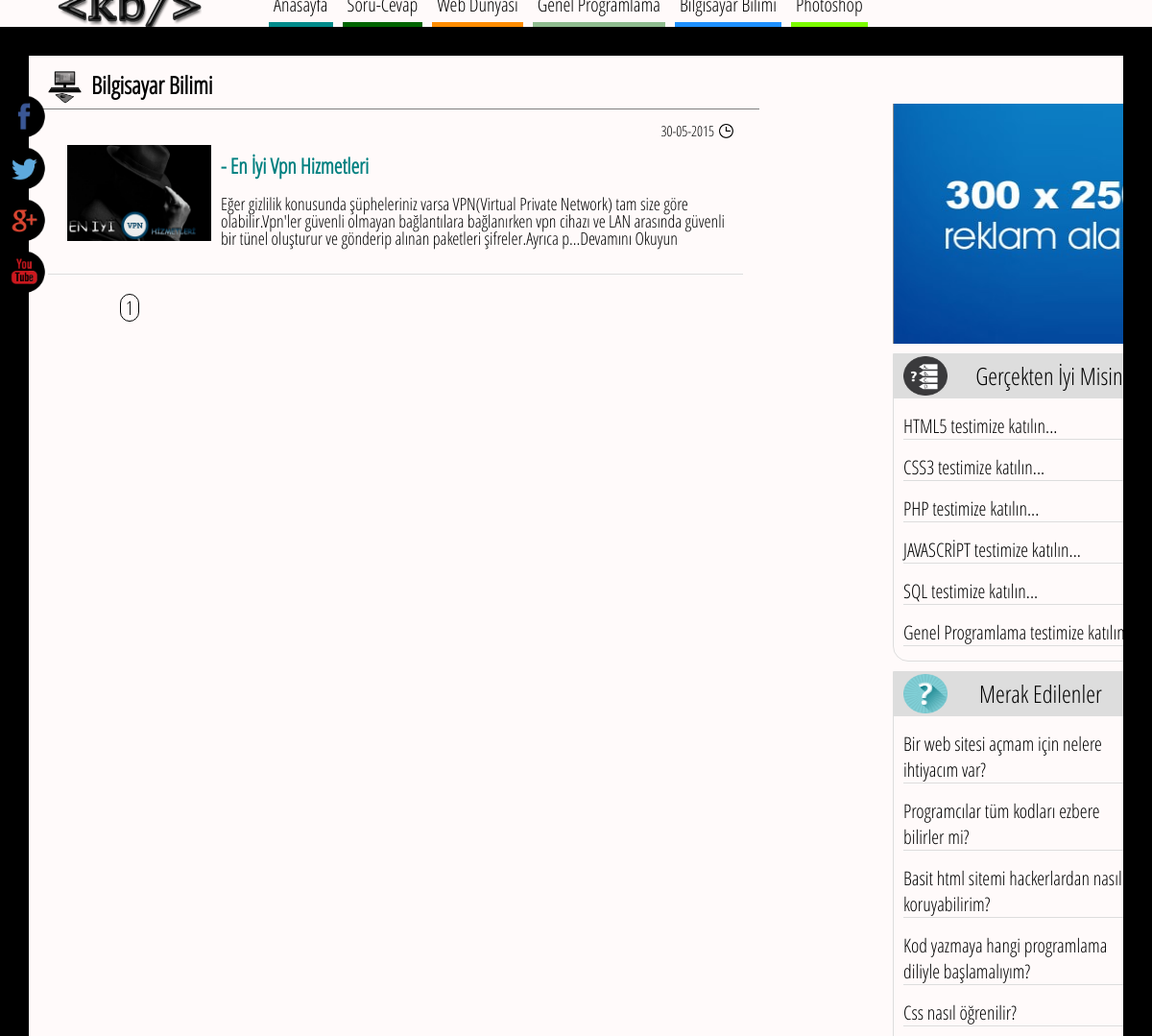
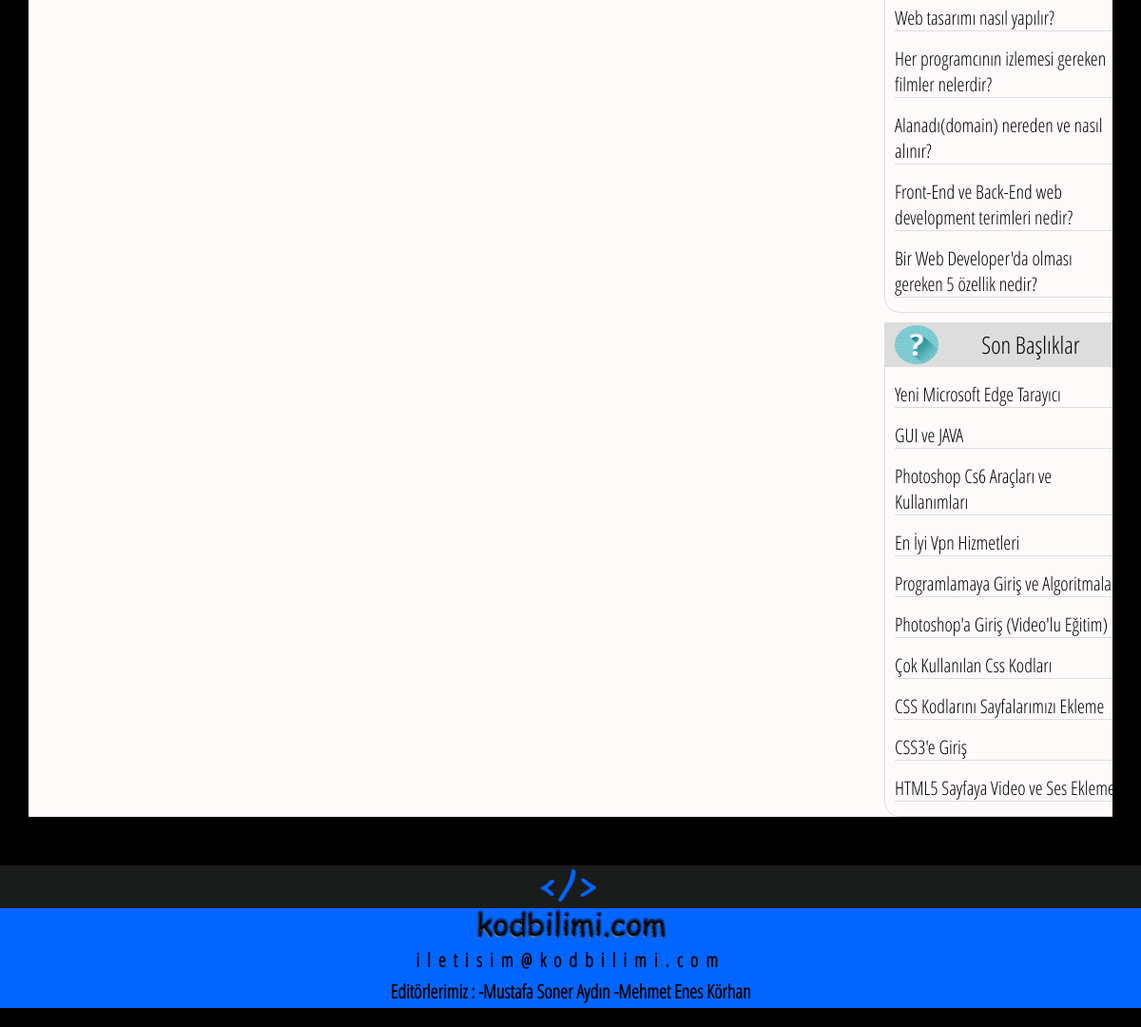
/bilgisayar_bilimi/index.php?s=1, run on the app's committed database (2 pictures, top to bottom).
### tables this page shows
CREATE TABLE IF NOT EXISTS `konular` (
  `konu_id` int(11) NOT NULL AUTO_INCREMENT,
  `yayin_tarihi` timestamp NOT NULL DEFAULT CURRENT_TIMESTAMP,
  `konu_baslik` text NOT NULL,
  `konu_icerik` text NOT NULL,
  `kategori` text NOT NULL,
  `okunma` int(11) NOT NULL,
  `alt_kategori` varchar(80) NOT NULL,
  `konu_resmi` varchar(80) NOT NULL,
  PRIMARY KEY (`konu_id`)
);

CREATE TABLE IF NOT EXISTS `soru` (
  `soru` text NOT NULL,
  `cevap` text NOT NULL,
  `tarih` timestamp NOT NULL DEFAULT CURRENT_TIMESTAMP,
  `soru_id` int(11) NOT NULL AUTO_INCREMENT,
  `kategori` varchar(80) NOT NULL,
  `alt_kategori` varchar(20) NOT NULL,
  `okunma` int(11) NOT NULL,
  `kategori_id` int(11) NOT NULL,
  `resim_url` varchar(80) NOT NULL,
  PRIMARY KEY (`soru_id`)
);

### kodlar/son_basliklar.php (the view, shortened to what this page needs)
<link rel="stylesheet" type="text/css" title="Main" media="screen,print" href="<?php if(isset($durum)){echo '../../kodlar/son_basliklarstil.css';}else{echo '../kodlar/son_basliklarstil.css';} ?>" />
<div id="yan">
    <h4 class="yanbaslik1">Son Başlıklar </h4>
     <?php
     $sqlsorgu = mysql_query("SELECT * FROM konular Order By yayin_tarihi desc limit 10");
  $ilk=1;
     while($yazdir=mysql_fetch_array($sqlsorgu)){
     $metin = $yazdir['konu_baslik'];
  $id = $yazdir['konu_id'];
  $kategori=$yazdir['kategori'];
  $konu_basligi=$metin;
     $url=SEO($konu_basligi);
  if($ilk==1){$ilk=5;}else{$ilk=-10;}
  $konuresmi=$yazdir['konu_resmi'];
  echo '<a class="menu_link" href="../'.$kategori.'/'.$url.'-t'.$id.'.html" title="'.$konu_basligi.'"><img src="'.$konuresmi.'" width="50" height="35" alt="'.$konu_basligi.'" style="border-radius:50px;float:right;margin-right:5px;margin-top:'.$ilk.'px" /><h3 class="dikkatceken">'.$konu_basligi.'</h3></a>';}
      ?>
 </div>

### bilgisayar_bilimi/index.php (shortened to what this page needs)
<?php
	$sayfa=$_GET['s'];
	$sayfa = mysql_real_escape_string($sayfa);
    $sqlsorgu = mysql_query("SELECT * FROM konular where kategori='bilgisayar_bilimi'");
    $konu_sayisi=mysql_num_rows($sqlsorgu);
	$sayfa_sayisi= $konu_sayisi/10;
	if($konu_sayisi%10==0){
			}
	else{
		$sayfa_sayisi++;
			}
?>
<!DOCTYPE html>
<html lang="tr-TR">
 <head>
  <link href='../kodlar/font.css' rel='stylesheet' type='text/css' />
  <link rel="stylesheet" type="text/css" href="../kodlar/konu_tasarim.css" />
  <link rel="stylesheet" type="text/css" href="../kodlar/sayfalamastil.css" />
 </head>
 <body style="margin-top:<?php $tar=$_SERVER['HTTP_USER_AGENT']; if(stripos($tar,"firefox")){echo "-23px";} else{echo "-20px";} ?>;">
   <?php
    require("../kodlar/menu.php");
	include("../kodlar/icon_socials.php");
   ?><style type="text/css">#menu{position:fixed;}</style>
  <br />
  <section>
   <div id ="ana">
    <div id="icerik">
     <div class="anabaslik"><img src="../img/pc.png" alt="pc simgesi" width="35" height="35" style="margin-top:15px;margin-right:10px;margin-bottom:5px;float:left;" /><h1 style="font-size:25px;line-height:18px;margin-bottom:5px;"> Bilgisayar Bilimi</h1></div>
	 <?php
	  $ofset=($sayfa-1)*10;
      $sqlsorgu = mysql_query("SELECT * FROM konular where kategori='bilgisayar_bilimi' Order By yayin_tarihi desc  LIMIT 10 OFFSET ".$ofset." ");
	 ?>
	 <div class="konular">
	 <?php
	 while($yazdir=mysql_fetch_array($sqlsorgu)){
			$newdate = date("d-m-Y", strtotime($yazdir['yayin_tarihi']));
            $url=seo($yazdir['konu_baslik']);
			$dosya=$yazdir['konu_resmi'];
			$metin=$yazdir['konu_baslik'];
			echo '<a class="menu_link2" href="./'.$url.'-t'.$yazdir['konu_id'].'.html" title="'.$metin.'"><div class="konu"><img style="float:right;margin-left:5px;" src="../img/zaman.png" alt="zaman simgesi" width="15" height="15" /><p class="tarih">'.$newdate.' </p><img class="resim" src="'.$dosya.'"   alt="'.$metin.'" width="150" height="100" /><h3 class="konu_baslik" title="'.$metin.'">- '.$metin.'</h3><p class="konu_aciklama">'.mb_substr(strip_tags($yazdir['konu_icerik']), 0, 250,'UTF-8').'...Devamını Okuyun</p></div></a>';
			}
	 ?>
	 </div>
        	<ul class="sayfalama">
			  <?php
			   for($i=1; $i<=$sayfa_sayisi; $i++){
			   echo '<li><a class="menu_link2" title="'.$i.'.sayfaya gidin..." href="?s='.$i.'">'.$i.'</a></li>';
			   }
			  ?>
			</ul>
        <?php include("../kodlar/reklam.php"); ?>
	    <?php include("../kodlar/yan_test.php"); ?>
		<?php include("../kodlar/merak_edilenler.php"); ?>
        <?php include("../kodlar/son_basliklar.php"); ?>
    </div>
    <?php
     function SEO($text) {
     $tr = array('ş','Ş','ı','İ','ğ','Ğ','ü','Ü','ö','Ö','Ç','ç',' ','?','!','*','/','=',':','(',')');
     $eng = array('s','s','i','i','g','g','u','u','o','o','c','c','-','-','-','-','-','-','-','-','-');
     $text = str_replace($tr,$eng,$text);
     $text = strtolower($text);
     return $text;
     }
    ?>
   </div>
  </section>
  <?php include("../kodlar/footer.php"); ?>
 </body>
</html>

### kodlar/menu.php (shortened to what this page needs)
 <link rel="stylesheet" type="text/css" title="Main" media="screen,print" href="<?php if(isset($durum)){echo '../../kodlar/menustil.css';}else{echo '../kodlar/menustil.css';} ?>" />
 <header id="menu">
  <a href="<?php if(isset($durum)){echo '../../';}else{echo '../';} ?>" title="anasayfa" ><img class="logo" src="<?php if(isset($durum)){echo '../../img/kodbilimi.png';}else{echo '../img/kodbilimi.png';} ?>" alt="kodbilimi logo" width="150" height="45" /></a>
 <nav class="menu" >
  <ul>
   <li><a href="<?php if(isset($durum)){echo '../../';}else{echo '../';} ?>" title="anasayfa" >Anasayfa</a></li>
   <li><a href="<?php if(isset($durum)){echo '../../soru-cevap';}else{echo '../soru-cevap';} ?>" title="soru-cevap" >Soru-Cevap</a></li>
   <li><a href="<?php if(isset($durum)){echo '../../webdunyasi/?s=1';}else{echo '../webdunyasi/?s=1';} ?>" title="web dünyasi" >Web Dünyası</a></li>
<li><a href="<?php if(isset($durum)){echo '../../genelprogramlama/?s=1';}else{echo '../genelprogramlama/?s=1';} ?>" title="genel programlama" >Genel Programlama</a></li>
   <li><a href="<?php if(isset($durum)){echo '../../bilgisayar_bilimi/?s=1';}else{echo '../bilgisayar_bilimi/?s=1';} ?>" title="bilgisayar bilimi" >Bilgisayar Bilimi</a></li>
   <li><a href="<?php if(isset($durum)){echo '../../photoshop/?s=1';}else{echo '../photoshop/?s=1';} ?>" title="photoshop" >Photoshop</a></li>
   <li><a href="<?php if(isset($durum)){echo '../../testler/';}else{echo '../testler/';} ?>" title="Bilgilerinizi test edin..." >Bilginizi Test Edin</a></li>
  </ul>
 </nav>
 </header>

### kodlar/icon_socials.php (shortened to what this page needs)
<ul class="icon_socials">
 <li><a rel="external" href="https://www.facebook.com/kodbilimi" title="facebook sayfamıza gidin" ><img  src="<?php if(isset($durum)){echo '../../img/face.png';}else{echo '../img/face.png';} ?>" alt="facebook icon kodbilimi" width="50" height="50" /></a></li>
 <li><a rel="external" href="https://www.twitter.com/kodbilimi" title="twitter sayfamıza gidin" ><img  src="<?php if(isset($durum)){echo '../../img/twitter.png';}else{echo '../img/twitter.png';} ?>" alt="twitter icon kodbilimi" width="50" height="50" /></a></li>
 <li><a rel="external" href="https://plus.google.com/u/0/b/117742091662167423562/117742091662167423562/about" title="google+ sayfamıza gidin" ><img  src="<?php if(isset($durum)){echo '../../img/google+.png';}else{echo '../img/google+.png';} ?>" alt="google icon kodbilimi" width="50" height="50" /></a></li>
 <li><a rel="external" href="https://www.youtube.com/kodbilimi" title="youtube sayfamıza gidin" ><img  src="<?php if(isset($durum)){echo '../../img/youtube.png';}else{echo '../img/youtube.png';} ?>" alt="youtube icon kodbilimi" width="50" height="50" /></a></li>
</ul>

### kodlar/reklam.php
<link rel="stylesheet" type="text/css" title="Main" media="screen,print" href="<?php if(isset($durum)){echo '../../kodlar/reklamstil.css';}else{echo '../kodlar/reklamstil.css';} ?>" />
     <div id="reklam">
     </div>

### kodlar/yan_test.php (shortened to what this page needs)
<link rel="stylesheet" type="text/css" title="Main" media="screen,print" href="<?php if(isset($durum)){echo '../../kodlar/yan_teststil.css';}else{echo '../kodlar/yan_teststil.css';} ?>" />
<div class="yan_test_modulu">
 <a class="menu_link" href="<?php if(isset($durum)){echo '../../testler';}else{echo '../testler';} ?>" title="Bilgilerinizi test edin..."><h4 class="yanbaslik_test">Gerçekten İyi Misin? </h4></a>
 <a class="menu_link" href="<?php if(isset($durum)){echo '../../testler/html_testi-t1.html';}else{echo '../testler/html_testi-t1.html';} ?>" title="html5 bilgilerinizi test edin..."><h3 class="dikkatceken">HTML5 testimize katılın...</h3></a>
 <a class="menu_link" href="<?php if(isset($durum)){echo '../../testler/css3_testi-t2.html';}else{echo '../testler/css3_testi-t2.html';} ?>" title="css3 bilgilerinizi test edin..."><h3 class="dikkatceken">CSS3 testimize katılın...</h3></a>
 <a class="menu_link" href="<?php if(isset($durum)){echo '../../testler/php_testi-t3.html';}else{echo '../testler/php_testi-t3.html';} ?>" title="php bilgilerinizi test edin..."><h3 class="dikkatceken">PHP testimize katılın...</h3></a>
 <a class="menu_link" href="<?php if(isset($durum)){echo '../../testler/javascript_testi-t4.html';}else{echo '../testler/javascript_testi-t4.html';} ?>" title="javascript bilgilerinizi test edin..."><h3 class="dikkatceken">JAVASCRİPT testimize katılın...</h3></a>
 <a class="menu_link" href="<?php if(isset($durum)){echo '../../testler/sql_testi-t5.html';}else{echo '../testler/sql_testi-t5.html';} ?>" title="sql bilgilerinizi test edin..."><h3 class="dikkatceken">SQL testimize katılın...</h3></a>
 <a class="menu_link" href="<?php if(isset($durum)){echo '../../testler/programlama_testi-t6.html';}else{echo '../testler/programlama_testi-t6.html';} ?>" title="genel programlama bilginizi test edin..."><h3 class="dikkatceken">Genel Programlama testimize katılın...</h3></a>
</div>

### kodlar/merak_edilenler.php (shortened to what this page needs)
<link rel="stylesheet" type="text/css" title="Main" media="screen,print" href="<?php if(isset($durum)){echo '../../kodlar/son_basliklarstil.css';}else{echo '../kodlar/son_basliklarstil.css';} ?>" />
	  <div id="yan">
       <h4 class="yanbaslik1">Merak Edilenler </h4>
	    <?php
         $sqlsorgu = mysql_query("SELECT * FROM soru Order By okunma desc limit 10");
		 $ilk=1;
         while($yazdir=mysql_fetch_array($sqlsorgu)){
         $metin = $yazdir['soru'];
	     $id2 = $yazdir['soru_id'];
	     $konu_basligi=$metin;
         $url=SEO($konu_basligi);
		 if($ilk==1){$ilk=5;}else{$ilk=-10;}
		 $konuresmi=$yazdir['resim_url'];
		 if(isset($durum)){echo '<a class="menu_link" href="../'.$url.'-t'.$id2.'.html" title="'.$konu_basligi.'"><img src="../'.$konuresmi.'" width="50" height="35" alt="'.$konu_basligi.'" style="border-radius:50px;float:right;padding-right:5px;margin-top:'.$ilk.'px" /><h3 class="dikkatceken">'.$konu_basligi.'</h3></a>';}
		 else{
	     echo '<a class="menu_link" href="../soru-cevap/'.$url.'-t'.$id2.'.html" title="'.$konu_basligi.'"><img src="'.$konuresmi.'" width="50" height="35" alt="'.$konu_basligi.'" style="border-radius:50px;float:right;padding-right:5px;margin-top:'.$ilk.'px" /><h3 class="dikkatceken">'.$konu_basligi.'</h3></a>'; }
	     }
	    ?>
     </div>

### kodlar/footer.php
<footer>
 <link rel="stylesheet" type="text/css" title="Main" media="screen,print" href="<?php if(isset($durum)){echo '../../kodlar/footerstil.css';}else{echo '../kodlar/footerstil.css';} ?>" />
 <img class="ileti" src="<?php if(isset($durum)){echo '../../img/logo1.png';}else{echo '../img/logo1.png';} ?>" /><p class="iletisim">iletisim@kodbilimi.com</p>
 <div class="editorler">Editörlerimiz : -Mustafa Soner Aydın -Mehmet Enes Körhan</div>
</footer>

### kodlar/konu_tasarim.css (style rules this page uses)
#icerik { font-family:"open sans condensed" ; background-color:snow; overflow:hidden; float:left; position:relaitive; width:100%; height:auto; min-height:900px; box-sizing:border-box; }
#ana { cursor:default; min-height:500px; width:95%; margin:60px auto; font-family:"open sans condansed"; }
.menu_link2,.menu_link { color:black; text-decoration:none; }
.tarih { font-size:15px; color:black; text-align:right; margin-bottom:-5px; margin-top:-3px; }
.dikkatceken { font-size:20px; color:black; margin-left:10px; border-bottom:1px solid #ddd; margin-top:15px; margin-bottom:15px; font-weight:lighter; }
.anabaslik { float:left; width:65%; padding-left:20px; margin-bottom:5px; height:auto; overflow:hidden; border-bottom:1px solid grey; }
.konu_aciklama { color:black;font-size:18px;line-height:18px; }
.konu_baslik { font-size:22px;line-height:18px; }
.konular { position:relaitive; margin:0px 20px; height:auto; width:65%; }
.resim { margin:10px; float:left; }
.konu { float:left; width:95%; padding:10px; margin-bottom:5px; font-size:20px; height:auto; overflow:hidden; transition-duration:0.5s; color:teal; border-bottom:1px solid #ddd; }
body { background-color:black; width:100%; height:100%; margin:auto; padding:auto; }

### kodlar/sayfalamastil.css (style rules this page uses)
.sayfalama { list-style:none; text-align:center; margin:10px 50px; width:400px; height:40px; overflow:auto; float:left; }
.sayfalama li { transition-duration:0.5s; text-align:center; font-size:20px; margin:5px; padding-top:-5px; padding-bottom:-5px; padding-left:5px; padding-right:5px; position:relaitive; border:1px solid black; border-radius:20px; float:left; position:relaitive; }

### kodlar/menustil.css (style rules this page uses)
.logo { margin-top:3px;float:left;margin-left:5%;z-index:1; }
#menu { z-index:1;overflow:hidden;position:absolute;margin-top:0px;border-bottom:solid 2px black;box-sizing:border-box;box-shadow:0px 10px 10px black;height:50px;width:100%;background-color:snow; }
.menu ul { margin:6px 230px; }
.menu ul li { list-style:none;box-sizing:border-box;-webkit-box-sizing:border-box;-moz-box-sizing:border-box;font-family:"open sans condensed";font-size:20px;float:left;color:black;margin-left:10px; }
.menu ul li a { display:block;color:black;text-decoration:none; }
.menu li:nth-child(1) a { transition-duration:0.3s;padding:5px;border-bottom:5px solid #008B8B; }
.menu li:nth-child(2) a { transition-duration:0.3s;padding:5px;border-bottom:5px solid #006400; }
.menu li:nth-child(3) a { transition-duration:0.3s;padding:5px;border-bottom:5px solid #FF8C00; }
.menu li:nth-child(4) a { transition-duration:0.3s;padding:5px;border-bottom:5px solid #8FBC8F; }
.menu li:nth-child(5) a { transition-duration:0.3s;padding:5px;border-bottom:5px solid #1E90FF; }
.menu li:nth-child(6) a { transition-duration:0.3s;padding:5px;border-bottom:5px solid #7CFC00; }
.menu li:nth-child(7) a { transition-duration:0.3s;padding:5px;background-color:#ADD8E6;border-bottom:5px solid #ADD8E6; }
@media (min-width:800px) { .menu ul { display:block!important } }

### kodlar/reklamstil.css (style rules this page uses)
#reklam { margin-left:900px;margin-top:50px;background-size:100% 100%;overflow:auto;border-left:1px inset #ddd;width:27%;box-sizing:border-box;-webkit-box-sizing:border-box;height:250px;background-image:url(../../img/reklam1.jpg); }

### kodlar/yan_teststil.css (style rules this page uses)
.yan_test_modulu { margin-top:10px; margin-left:900px; font-family:"open sans condensed" ; overflow:hidden; position:relaitive; width:27%; box-sizing:border-box; -webkit-box-sizing:border-box; border:1px solid #ddd; border-bottom-left-radius:1em; border-bottom-right-radius:1em; }
.yanbaslik_test { background-color:#ddd; background-image:url(../../img/quiz.png); background-repeat:no-repeat; text-align:center; font-size:25px; border-bottom:1px inset #ddd; margin:0px; line-height:5px; padding:20px; padding-left:45px; overflow:auto; background-position:10px; font-weight:lighter; background-size:15% 90%; }

### kodlar/son_basliklarstil.css (style rules this page uses)
#yan { margin-top:10px; margin-left:900px; font-family:"open sans condensed" ; border-bottom-left-radius:1em; border-bottom-right-radius:1em; background-size:100% 100%; overflow:hidden; width:27%; box-sizing:border-box; -webkit-box-sizing:border-box; border:1px solid #ddd; }
.yanbaslik1 { background-color:#ddd; background-image:url(../img/dikkat.png); background-repeat:no-repeat; text-align:center; font-size:25px; border-bottom:1px inset #ddd; margin:0px; line-height:5px; padding:20px; overflow:auto; font-weight:lighter; background-position:10px; background-size:15% 90%; }

### kodlar/icon_socials.php (style rules this page uses)
.icon_socials { list-style:none;position:fixed;float:left;margin-top:115px;margin-left:-40px; }

### bilgisayar_bilimi/index.php (style rules this page uses)
#menu { position:fixed; }

### data on the page
konular: yayin_tarihi "30-05-2015", konu_resmi (picture), konu_baslik "En İyi Vpn Hizmetleri", konu_icerik "Eğer gizlilik konusunda şüpheleriniz varsa VPN(Virtual Private Network) tam size göre olabilir.Vpn'ler güvenli olmayan bağlantılara bağlanırken vpn cihazı ve LAN arasında güvenli bir tünel oluşturur ve gönderip alınan paketleri şifreler.Ayrıca p"
soru: soru "Bir web sitesi açmam için nelere ihtiyacım var?"
soru: soru "Programcılar tüm kodları ezbere bilirler mi?"
soru: soru "Basit html sitemi hackerlardan nasıl koruyabilirim?"
soru: soru "Kod yazmaya hangi programlama diliyle başlamalıyım?"
soru: soru "Css nasıl öğrenilir?"
soru: soru "Web tasarımı nasıl yapılır?"
soru: soru "Her programcının izlemesi gereken filmler nelerdir?"
soru: soru "Alanadı(domain) nereden ve nasıl alınır?"
soru: soru "Front-End ve Back-End web development terimleri nedir?"
soru: soru "Bir Web Developer'da olması gereken 5 özellik nedir?"
konular: konu_baslik "Yeni Microsoft Edge Tarayıcı"
konular: konu_baslik "GUI ve JAVA"
konular: konu_baslik "Photoshop Cs6 Araçları ve Kullanımları"
konular: konu_baslik "Programlamaya Giriş ve…"
konular: konu_baslik "Photoshop'a Giriş (Video'lu Eğitim)"
konular: konu_baslik "Çok Kullanılan Css Kodları"
konular: konu_baslik "CSS Kodlarını Sayfalarımızı Ekleme"
konular: konu_baslik "CSS3'e Giriş"
konular: konu_baslik "HTML5 Sayfaya Video ve Ses…"
